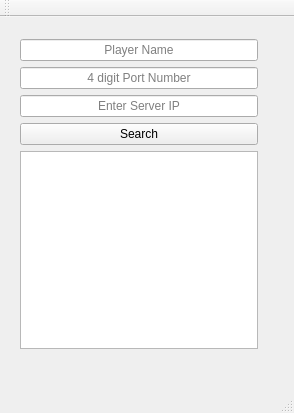
<?xml version="1.0" encoding="UTF-8"?>
<ui version="4.0">
 <class>MainWindow</class>
 <widget class="QMainWindow" name="MainWindow">
  <property name="geometry">
   <rect>
    <x>0</x>
    <y>0</y>
    <width>294</width>
    <height>413</height>
   </rect>
  </property>
  <property name="windowTitle">
   <string>MainWindow</string>
  </property>
  <widget class="QWidget" name="centralWidget">
   <widget class="QWidget" name="layoutWidget">
    <property name="geometry">
     <rect>
      <x>9</x>
      <y>11</y>
      <width>260</width>
      <height>332</height>
     </rect>
    </property>
    <layout class="QVBoxLayout" name="verticalLayout">
     <item>
      <layout class="QGridLayout" name="gridLayout">
       <item row="0" column="0">
        <widget class="QLineEdit" name="lineEdit">
         <property name="maxLength">
          <number>10</number>
         </property>
         <property name="alignment">
          <set>Qt::AlignCenter</set>
         </property>
         <property name="placeholderText">
          <string>Player Name</string>
         </property>
        </widget>
       </item>
       <item row="1" column="0">
        <widget class="QLineEdit" name="portEdit">
         <property name="text">
          <string/>
         </property>
         <property name="maxLength">
          <number>4</number>
         </property>
         <property name="alignment">
          <set>Qt::AlignCenter</set>
         </property>
         <property name="placeholderText">
          <string>4 digit Port Number</string>
         </property>
        </widget>
       </item>
       <item row="2" column="0">
        <widget class="QLineEdit" name="IpEdit">
         <property name="text">
          <string/>
         </property>
         <property name="alignment">
          <set>Qt::AlignCenter</set>
         </property>
         <property name="placeholderText">
          <string>Enter Server IP</string>
         </property>
        </widget>
       </item>
       <item row="3" column="0">
        <widget class="QPushButton" name="startButton">
         <property name="text">
          <string>Search</string>
         </property>
        </widget>
       </item>
       <item row="4" column="0">
        <widget class="QTextBrowser" name="infoBrowser"/>
       </item>
      </layout>
     </item>
    </layout>
   </widget>
  </widget>
  <widget class="QMenuBar" name="menuBar">
   <property name="geometry">
    <rect>
     <x>0</x>
     <y>0</y>
     <width>294</width>
     <height>25</height>
    </rect>
   </property>
  </widget>
  <widget class="QToolBar" name="mainToolBar">
   <attribute name="toolBarArea">
    <enum>TopToolBarArea</enum>
   </attribute>
   <attribute name="toolBarBreak">
    <bool>false</bool>
   </attribute>
  </widget>
  <widget class="QStatusBar" name="statusBar"/>
 </widget>
 <layoutdefault spacing="6" margin="11"/>
 <resources/>
 <connections/>
</ui>
